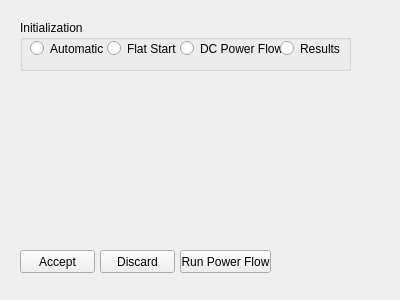
<?xml version="1.0" encoding="UTF-8"?>
<ui version="4.0">
 <class>Form</class>
 <widget class="QWidget" name="Form">
  <property name="geometry">
   <rect>
    <x>0</x>
    <y>0</y>
    <width>400</width>
    <height>300</height>
   </rect>
  </property>
  <property name="windowTitle">
   <string>Form</string>
  </property>
  <widget class="QGroupBox" name="InitBox">
   <property name="geometry">
    <rect>
     <x>20</x>
     <y>20</y>
     <width>331</width>
     <height>51</height>
    </rect>
   </property>
   <property name="title">
    <string>Initialization</string>
   </property>
   <widget class="QRadioButton" name="InitAuto">
    <property name="geometry">
     <rect>
      <x>10</x>
      <y>20</y>
      <width>82</width>
      <height>17</height>
     </rect>
    </property>
    <property name="text">
     <string>Automatic</string>
    </property>
   </widget>
   <widget class="QRadioButton" name="InitFlat">
    <property name="geometry">
     <rect>
      <x>87</x>
      <y>20</y>
      <width>101</width>
      <height>17</height>
     </rect>
    </property>
    <property name="text">
     <string>Flat Start</string>
    </property>
   </widget>
   <widget class="QRadioButton" name="InitDC">
    <property name="geometry">
     <rect>
      <x>160</x>
      <y>20</y>
      <width>101</width>
      <height>17</height>
     </rect>
    </property>
    <property name="text">
     <string>DC Power Flow</string>
    </property>
   </widget>
   <widget class="QRadioButton" name="InitResults">
    <property name="geometry">
     <rect>
      <x>260</x>
      <y>20</y>
      <width>71</width>
      <height>17</height>
     </rect>
    </property>
    <property name="text">
     <string>Results</string>
    </property>
   </widget>
  </widget>
  <widget class="QPushButton" name="ok_button">
   <property name="geometry">
    <rect>
     <x>20</x>
     <y>250</y>
     <width>75</width>
     <height>23</height>
    </rect>
   </property>
   <property name="text">
    <string>Accept</string>
   </property>
  </widget>
  <widget class="QPushButton" name="cancel_button">
   <property name="geometry">
    <rect>
     <x>100</x>
     <y>250</y>
     <width>75</width>
     <height>23</height>
    </rect>
   </property>
   <property name="text">
    <string>Discard</string>
   </property>
  </widget>
  <widget class="QPushButton" name="run_button">
   <property name="geometry">
    <rect>
     <x>180</x>
     <y>250</y>
     <width>91</width>
     <height>23</height>
    </rect>
   </property>
   <property name="text">
    <string>Run Power Flow</string>
   </property>
  </widget>
 </widget>
 <resources/>
 <connections/>
</ui>
